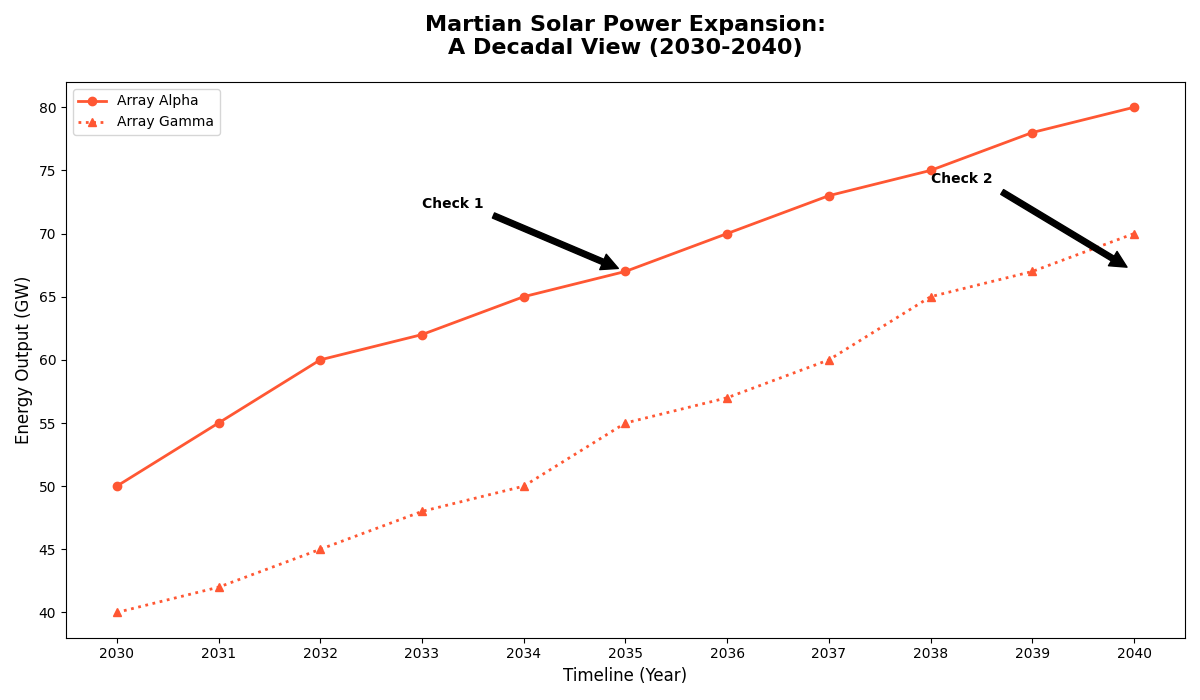

Write Python code to recreate this figure.
import matplotlib.pyplot as plt
import numpy as np

years = np.arange(2030, 2041)
solar_panels_A = np.array([50, 55, 60, 62, 65, 67, 70, 73, 75, 78, 80])
# solar_panels_B = np.array([45, 50, 52, 55, 60, 62, 65, 68, 70, 72, 75])
solar_panels_C = np.array([40, 42, 45, 48, 50, 55, 57, 60, 65, 67, 70])

fig, ax = plt.subplots(figsize=(12, 7))

# Apply a single color across all data groups
consistent_color = '#ff5733'

ax.plot(years, solar_panels_A, linestyle='-', marker='o', color=consistent_color, linewidth=2, markersize=6, label='Array Alpha')
# ax.plot(years, solar_panels_B, linestyle='--', marker='s', color=consistent_color, linewidth=2, markersize=6, label='Array Beta')
ax.plot(years, solar_panels_C, linestyle=':', marker='^', color=consistent_color, linewidth=2, markersize=6, label='Array Gamma')

ax.annotate('Check 1', xy=(2035, 67), xytext=(2033, 72),
             arrowprops=dict(facecolor='black', shrink=0.05),
             fontsize=10, fontweight='bold')
ax.annotate('Check 2', xy=(2040, 67), xytext=(2038, 74),
             arrowprops=dict(facecolor='black', shrink=0.05),
             fontsize=10, fontweight='bold')

ax.set_title('Martian Solar Power Expansion:\nA Decadal View (2030-2040)', fontsize=16, fontweight='bold', pad=20)
ax.set_xlabel('Timeline (Year)', fontsize=12)
ax.set_ylabel('Energy Output (GW)', fontsize=12)

ax.set_xticks(years)
ax.set_yticks(np.arange(40, 85, step=5))

ax.legend()

plt.tight_layout()
plt.show()
